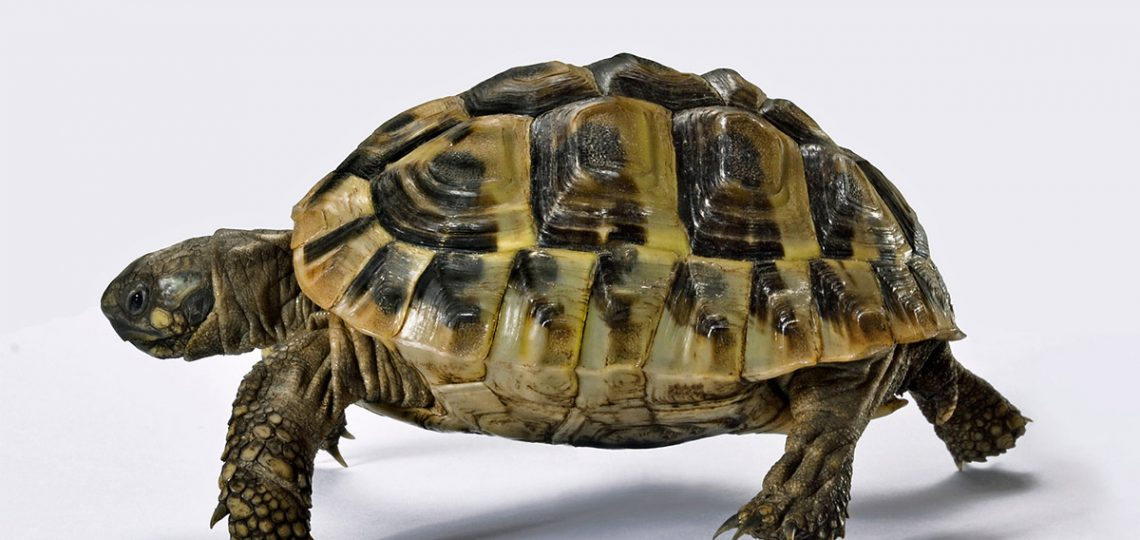
#> input picture originals/cágado.jpg, 1140 x 540 px; its folder holds only this picture in this run
$ python pencil.py
#> lines starting #> are read from the running program, lines starting #| are printed output that depends on the picture
import cv2
import matplotlib.pyplot as plt
from os import listdir
from os.path import isfile, join

'''This program transforms an image into a pencil sketch simulation.'''


def pencil(id, display=True):
    # Get the original image identification
#> called with id = 'cágado.jpg', display = True
    name = id

    # Read image
    image = cv2.imread('originals/' + name)
#> image is the input picture: shape (540, 1140, 3); mean B, G, R 156.6, 164.3, 169.7

    # Convert to grayscale
    gray_image = cv2.cvtColor(image, cv2.COLOR_BGR2GRAY)
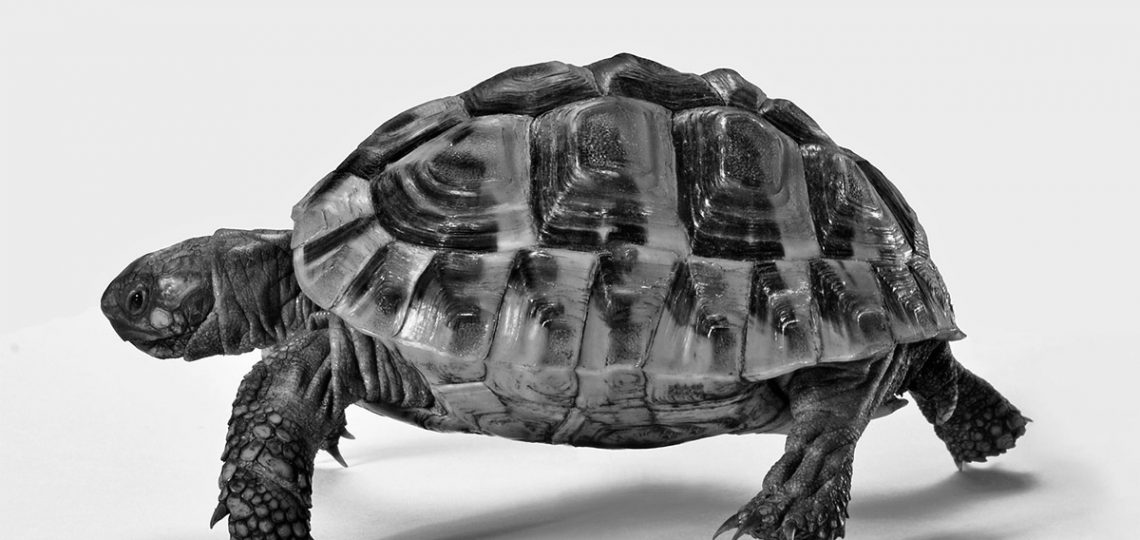
#> gray_image: shape (540, 1140); min 0, max 255, mean 165.1

    # Invert grayscale image to enhance details
    inverted_image = 255 - gray_image
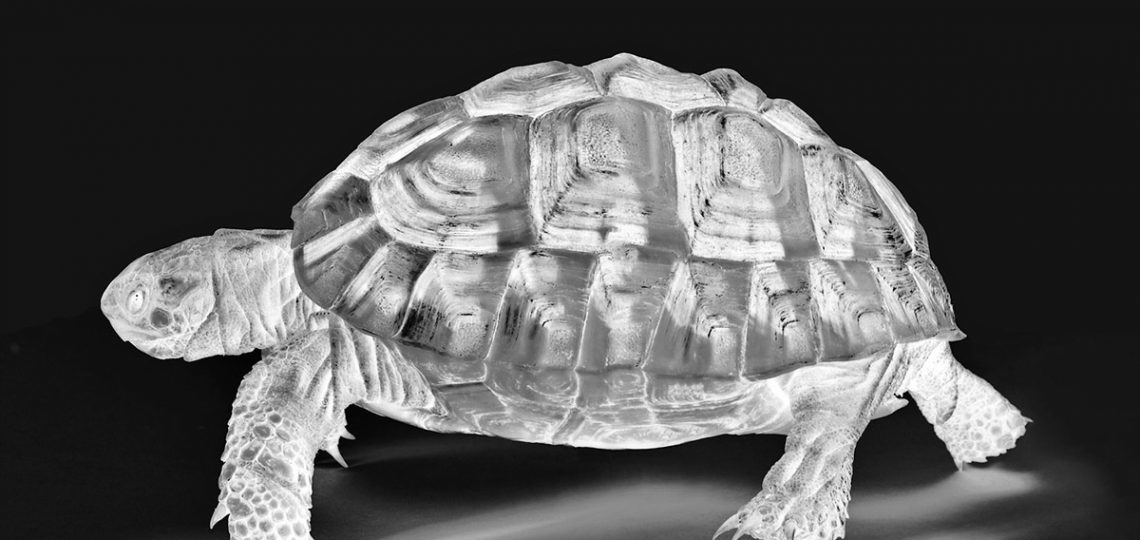
#> inverted_image: shape (540, 1140); min 0, max 255, mean 89.9

    # Create the pencil sketch
    blurred = cv2.GaussianBlur(inverted_image, (111, 111), 0)
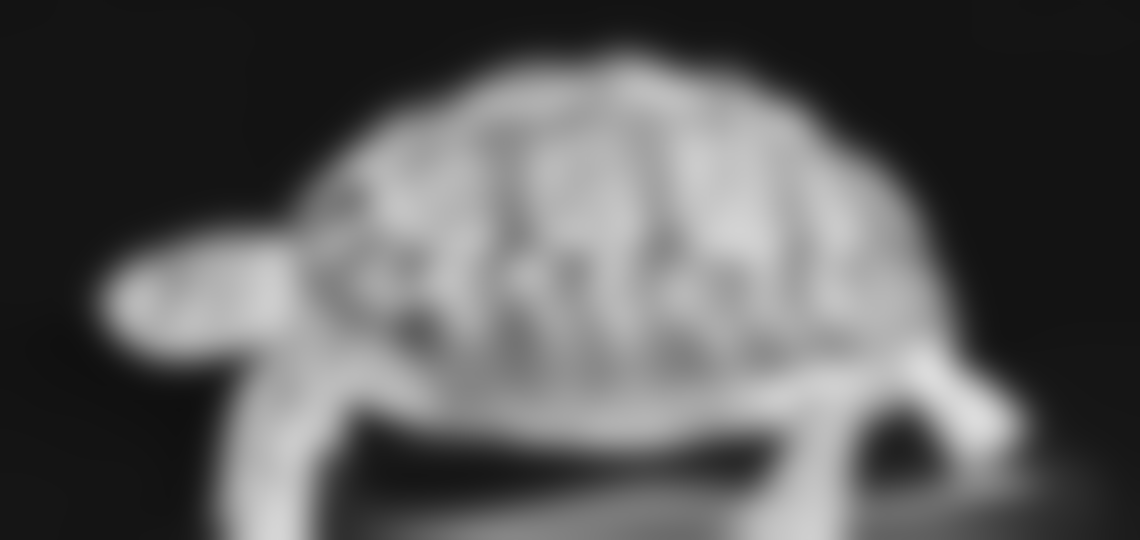
#> blurred: shape (540, 1140); min 15, max 220, mean 89.9
    inverted_blurred = 255 - blurred
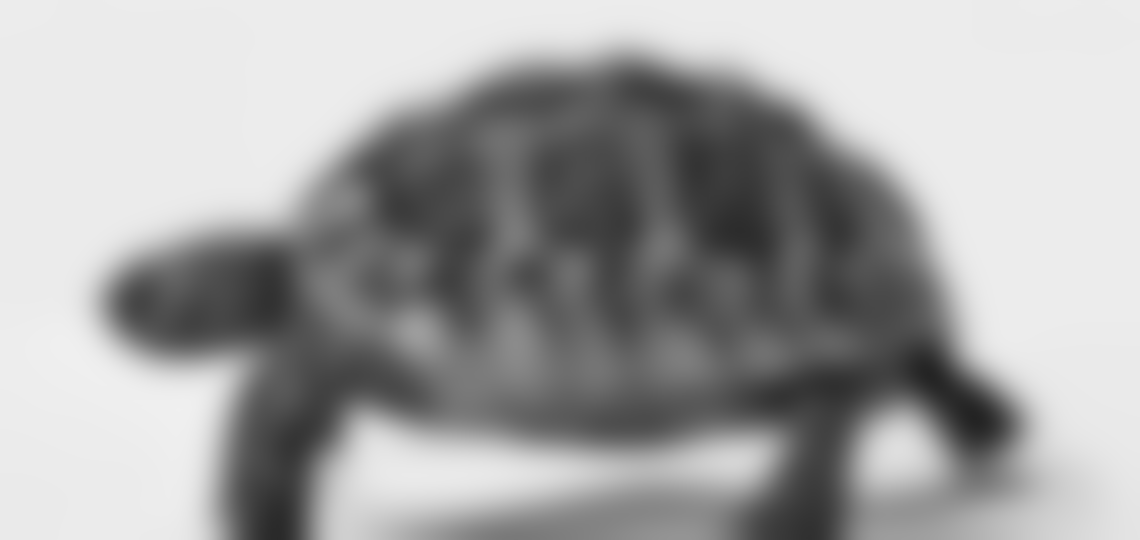
#> inverted_blurred: shape (540, 1140); min 35, max 240, mean 165.1
    pencil_sketch = cv2.divide(gray_image, inverted_blurred, scale=256.0)
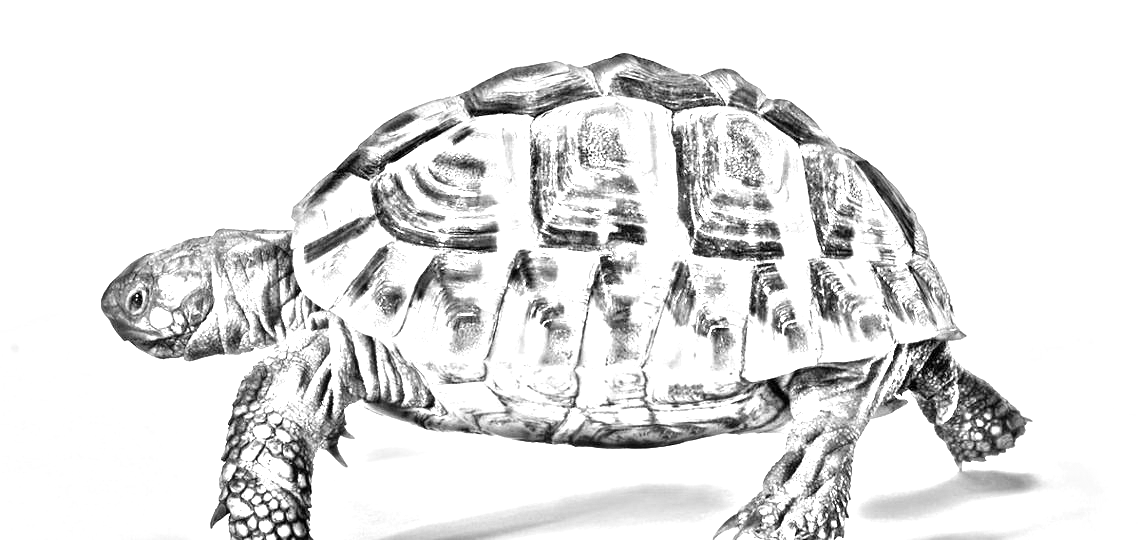
#> pencil_sketch: shape (540, 1140); min 0, max 255, mean 227.3

    # Save the sketch
    cv2.imwrite('sketches/sketch_' + name, pencil_sketch)

    # Display the results
    if display:
        RGB_img = cv2.cvtColor(image, cv2.COLOR_BGR2RGB)
        plt.figure(figsize=(14, 8))
        plt.subplot(1, 2, 1)
        plt.title('Original image', size=18)
        plt.imshow(RGB_img)
        plt.axis('off')
        plt.subplot(1, 2, 2)
        plt.title('Sketch', size=18)
        rgb_sketch = cv2.cvtColor(pencil_sketch, cv2.COLOR_BGR2RGB)
        plt.imshow(rgb_sketch)
        plt.axis('off')
        plt.show()


# Capture in a list all files in the originals directory
onlyfiles = [f for f in listdir('originals/') if isfile(join('originals/', f))]

# Transform in pencil sketch all files in the originals directory
for file in onlyfiles:
    pencil(file)

$ run again, on originals/dog.jpg
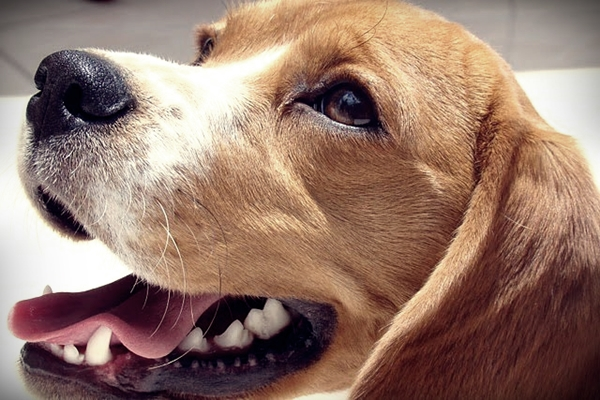
#> input picture originals/dog.jpg, 600 x 400 px
#> in pencil, image is the input picture: shape (400, 600, 3); mean B, G, R 106.4, 119.8, 149.7
#> in pencil, `inverted_blurred = 255 - blurred`:
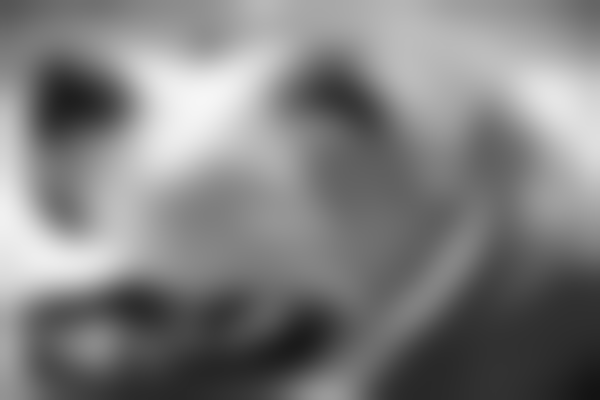
#> inverted_blurred: shape (400, 600); min 19, max 246, mean 127.2
#> in pencil, `pencil_sketch = cv2.divide(gray_image, inverted_blurred, scale=256.0)`:
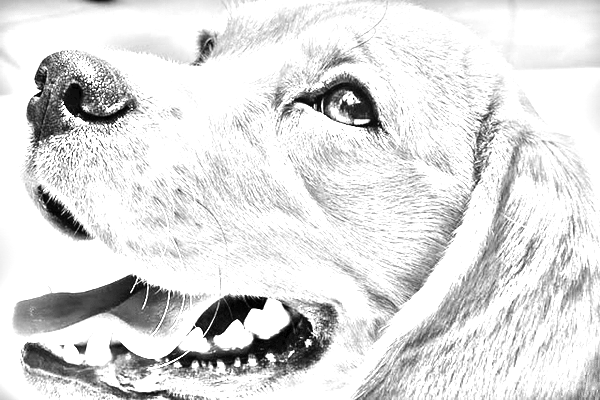
#> pencil_sketch: shape (400, 600); min 0, max 255, mean 221.7

$ run again, on originals/gato.jpg
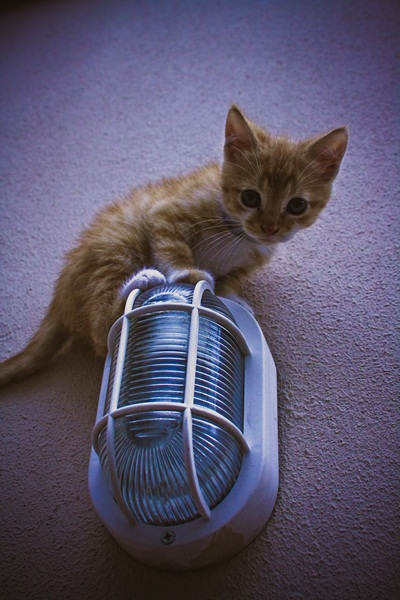
#> input picture originals/gato.jpg, 400 x 600 px
#> in pencil, image is the input picture: shape (600, 400, 3); mean B, G, R 105.5, 83.9, 90.1
#> in pencil, `inverted_blurred = 255 - blurred`:
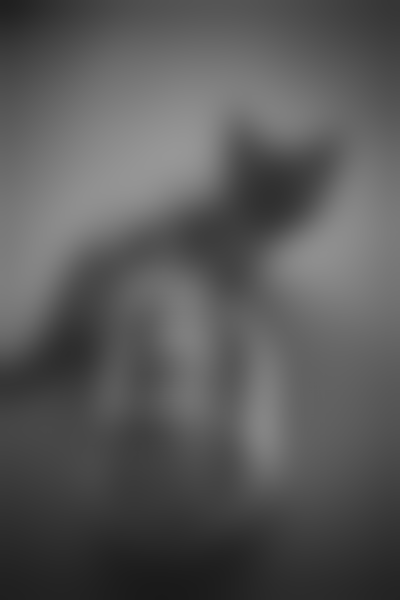
#> inverted_blurred: shape (600, 400); min 25, max 151, mean 88.2
#> in pencil, `pencil_sketch = cv2.divide(gray_image, inverted_blurred, scale=256.0)`:
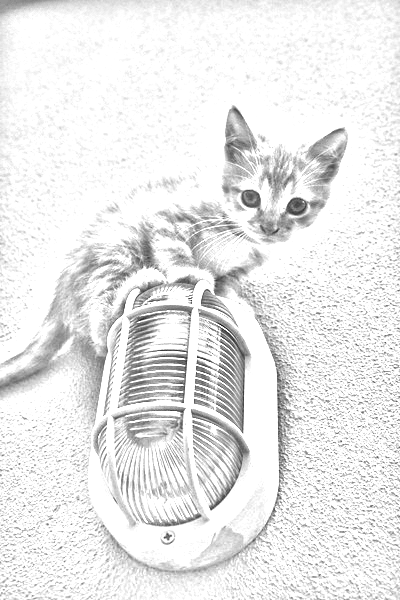
#> pencil_sketch: shape (600, 400); min 8, max 255, mean 234.1

$ run again, on originals/pequena_2021.jpg
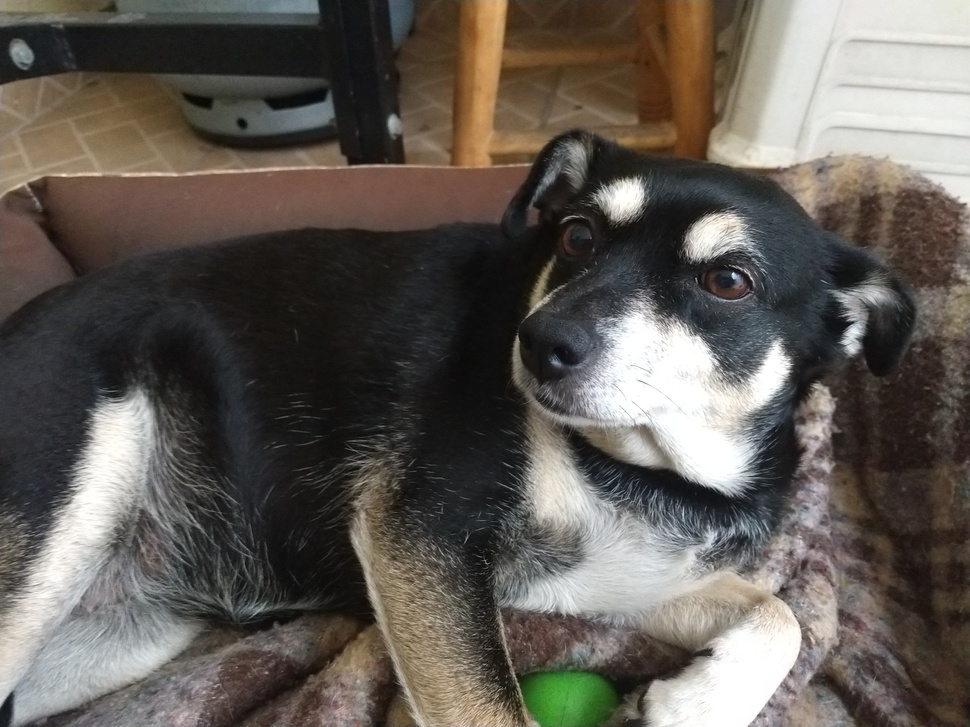
#> input picture originals/pequena_2021.jpg, 970 x 727 px, shrunk from 4032 x 3024 before the run
#> in pencil, image is the input picture: shape (727, 970, 3); mean B, G, R 85.1, 91.5, 97.2
#> in pencil, `blurred = cv2.GaussianBlur(inverted_image, (111, 111), 0)`:
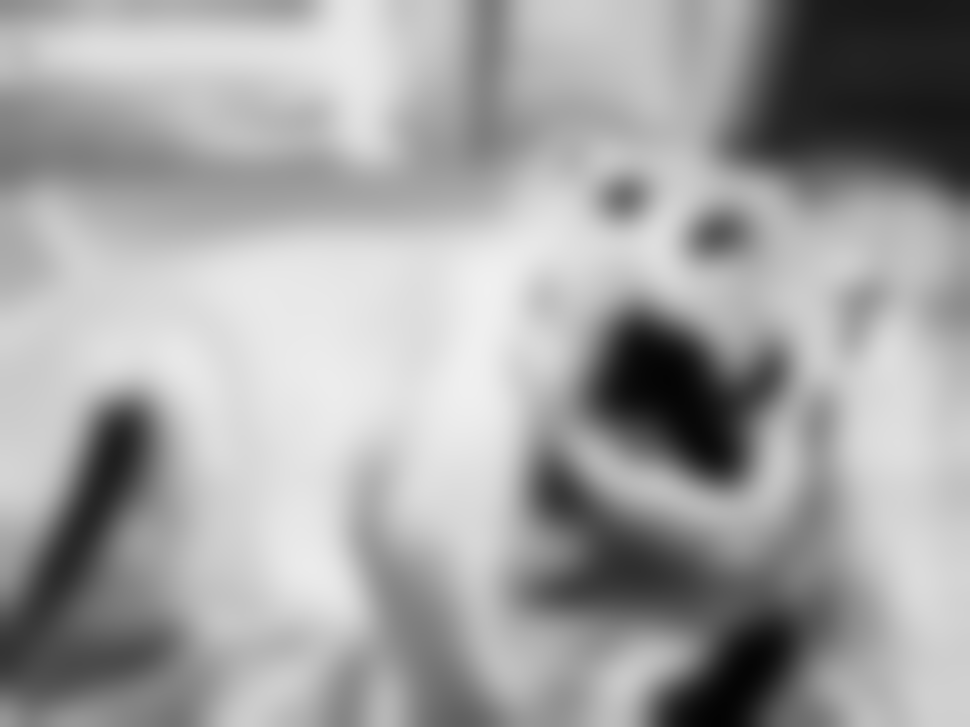
#> blurred: shape (727, 970); min 3, max 240, mean 162.5
#> in pencil, `pencil_sketch = cv2.divide(gray_image, inverted_blurred, scale=256.0)`:
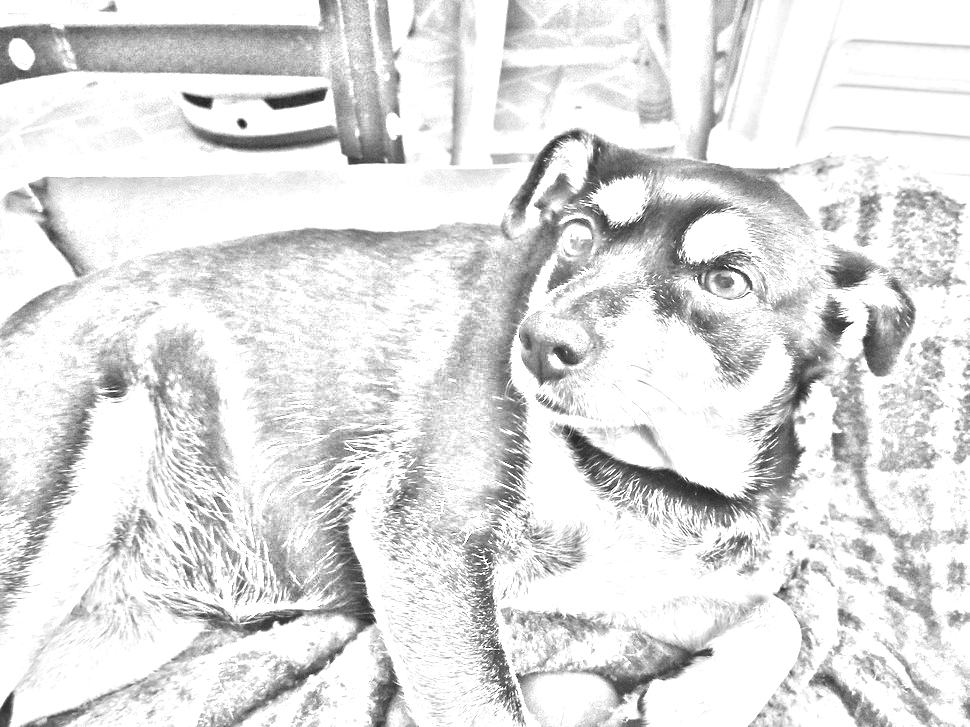
#> pencil_sketch: shape (727, 970); min 5, max 255, mean 223.6
